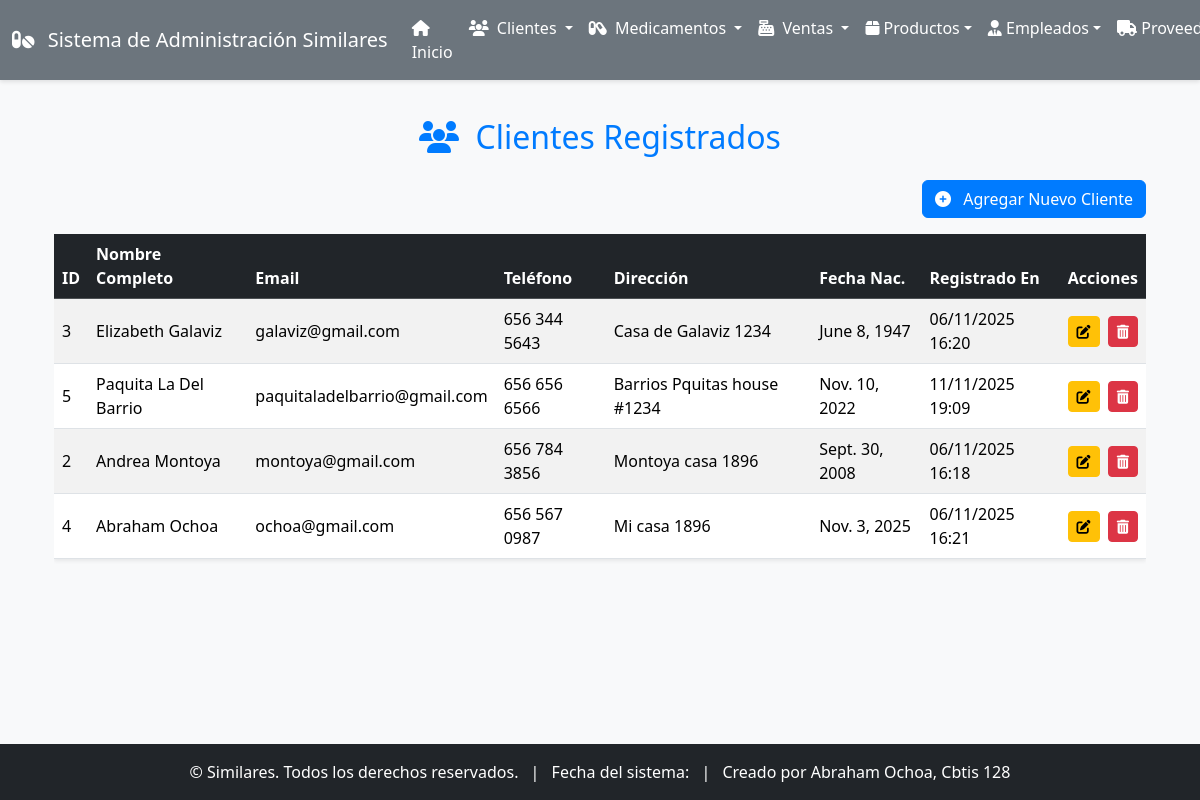
/clientes/, run on the app's committed database.
### app_Similares/models.py (models this page shows, shortened)
class Cliente(models.Model):
    nombre = models.CharField(max_length=100)
    apellido = models.CharField(max_length=100)
    email = models.EmailField(unique=True)
    telefono = models.CharField(max_length=15)
    direccion = models.CharField(max_length=200)
    fecha_nacimiento = models.DateField(null=True, blank=True)
    registrado_en = models.DateTimeField(auto_now_add=True)

### app_Similares/views.py (the view)
# urls.py: path('clientes/', views.ver_clientes, name='ver_clientes'),
def ver_clientes(request):
    clientes = Cliente.objects.all().order_by('apellido')
    return render(request, 'app_Similares/clientes/ver_clientes.html', {'clientes': clientes})

### app_Similares/templates/app_Similares/clientes/ver_clientes.html (shortened to what this page needs)
{% extends 'app_Similares/base.html' %}
{% block content %}
<div class="container mt-4">
    <h2 class="mb-4 text-center" style="color: #007bff;"><i class="fas fa-users me-2"></i> Clientes Registrados</h2>
    <div class="text-end mb-3">
        <a href="{% url 'agregar_cliente' %}" class="btn btn-primary"><i class="fas fa-plus-circle me-2"></i> Agregar Nuevo Cliente</a>
    </div>
    {% if clientes %}
    <div class="table-responsive">
        <table class="table table-striped table-hover align-middle">
            <thead class="table-dark">
                <tr>
                    <th>ID</th>
                    <th>Nombre Completo</th>
                    <th>Email</th>
                    <th>Teléfono</th>
                    <th>Dirección</th>
                    <th>Fecha Nac.</th>
                    <th>Registrado En</th>
                    <th class="text-center">Acciones</th>
                </tr>
            </thead>
            <tbody>
                {% for cliente in clientes %}
                <tr>
                    <td>{{ cliente.id }}</td>
                    <td>{{ cliente.nombre }} {{ cliente.apellido }}</td>
                    <td>{{ cliente.email }}</td>
                    <td>{{ cliente.telefono|default_if_none:"N/A" }}</td>
                    <td>{{ cliente.direccion|default_if_none:"N/A" }}</td>
                    <td>{{ cliente.fecha_nacimiento|default_if_none:"N/A" }}</td>
                    <td>{{ cliente.registrado_en|date:"d/m/Y H:i" }}</td>
                    <td class="text-center">
                        <a href="{% url 'actualizar_cliente' cliente.pk %}" class="btn btn-warning btn-sm me-1" title="Editar">
                            <i class="fas fa-edit"></i>
                        </a>
                        <form action="{% url 'borrar_cliente' cliente.pk %}" method="post" class="d-inline" onsubmit="return confirm('¿Estás seguro de que quieres borrar a este cliente?');">
                            <button type="submit" class="btn btn-danger btn-sm" title="Eliminar">
                                <i class="fas fa-trash-alt"></i>
                            </button>
                        </form>
                    </td>
                </tr>
                {% endfor %}
            </tbody>
        </table>
    </div>
    {% else %}
    <div class="alert alert-info text-center" role="alert">
        No hay clientes registrados aún. ¡Añade uno nuevo!
    </div>
    {% endif %}
</div>
{% endblock %}

### app_Similares/templates/app_Similares/base.html (shortened to what this page needs)
<!DOCTYPE html>
<html lang="es">
<head>
    <link href="https://cdn.jsdelivr.net/npm/bootstrap@5.3.3/dist/css/bootstrap.min.css" rel="stylesheet">
    <link rel="stylesheet" href="https://cdnjs.cloudflare.com/ajax/libs/font-awesome/6.5.2/css/all.min.css" />
</head>
<body>
    {% include 'app_Similares/navbar.html' %}
    <div class="content container mt-4">
        {% block content %}{% endblock %}
    </div>
    {% include 'app_Similares/footer.html' %}
</body>
</html>

### app_Similares/templates/app_Similares/navbar.html (shortened to what this page needs)
<nav class="navbar navbar-expand-lg navbar-dark navbar-custom fixed-top">
    <div class="container-fluid">
        <a class="navbar-brand" href="{% url 'inicio_similares' %}">
            <i class="fas fa-pills me-2"></i> Sistema de Administración Similares
        </a>
        <div class="collapse navbar-collapse" id="navbarNavDropdown">
            <ul class="navbar-nav ms-auto">
                <li class="nav-item">
                    <a class="nav-link" aria-current="page" href="{% url 'inicio_similares' %}">
                        <i class="fas fa-home me-1"></i> Inicio
                    </a>
                </li>
                <li class="nav-item dropdown">
                    <a class="nav-link dropdown-toggle" href="#" id="navbarDropdownCliente" role="button" data-bs-toggle="dropdown" aria-expanded="false">
                        <i class="fas fa-users me-1"></i> Clientes
                    </a>
                </li>
                <li class="nav-item dropdown">
                    <a class="nav-link dropdown-toggle" href="#" id="navbarDropdownMedicamentos" role="button" data-bs-toggle="dropdown" aria-expanded="false">
                        <i class="fas fa-capsules me-1"></i> Medicamentos
                    </a>
                </li>
                <li class="nav-item dropdown">
                    <a class="nav-link dropdown-toggle" href="#" id="navbarDropdownVentas" role="button" data-bs-toggle="dropdown" aria-expanded="false">
                        <i class="fas fa-cash-register me-1"></i> Ventas
                    </a>
                </li>
                <li class="nav-item dropdown">
                    <a class="nav-link dropdown-toggle" href="#" data-bs-toggle="dropdown"><i class="fas fa-box"></i> Productos</a>
                </li>
                <li class="nav-item dropdown">
                    <a class="nav-link dropdown-toggle" href="#" data-bs-toggle="dropdown"><i class="fas fa-user-tie"></i> Empleados</a>
                </li>
                <li class="nav-item dropdown">
                    <a class="nav-link dropdown-toggle" href="#" data-bs-toggle="dropdown"><i class="fas fa-truck"></i> Proveedores</a>
                </li>
            </ul>
        </div>
    </div>
</nav>

### app_Similares/templates/app_Similares/footer.html
<footer class="footer mt-auto py-3 bg-dark text-white">
    <div class="container text-center">
        <span>&copy; {{ "now"|date:"Y" }} Similares. Todos los derechos reservados.</span>
        <span class="mx-2">|</span>
        <span>Fecha del sistema: {{ "now"|date:"d/m/Y H:i:s" }}</span>
        <span class="mx-2">|</span>
        <span>Creado por Abraham Ochoa, Cbtis 128</span>
    </div>
</footer>

### app_Similares/templates/app_Similares/base.html (style rules this page uses)
body { display: flex; flex-direction: column; min-height: 100vh; background-color: #f8f9fa; }
.content { flex: 1; padding-top: 70px; padding-bottom: 60px; }
.footer { position: fixed; bottom: 0; width: 100%; background-color: #343a40; color: white; padding: 15px 0; text-align: center; }
.navbar-custom { background-color: #6c757d; box-shadow: 0 2px 4px rgba(0,0,0,.1); }
.navbar-brand, .nav-link { color: white !important; }
.table { background-color: #ffffff; box-shadow: 0 0.125rem 0.25rem rgba(0,0,0,.075); }
.table-striped tbody tr:nth-of-type(odd) { background-color: rgba(0,0,0,.05); }
.btn-primary { background-color: #007bff; border-color: #007bff; }
.btn-warning { background-color: #ffc107; border-color: #ffc107; }
.btn-danger { background-color: #dc3545; border-color: #dc3545; }

### data on the page
Cliente: id "3", nombre "Elizabeth", apellido "Galaviz", email "galaviz@gmail.com", telefono "656 344 5643", direccion "Casa de Galaviz 1234", fecha_nacimiento "June 8, 1947", registrado_en "06/11/2025 16:20"
Cliente: id "5", nombre "Paquita", apellido "La Del Barrio", email "paquitaladelbarrio@gmail.com", telefono "656 656 6566", direccion "Barrios Pquitas house #1234", fecha_nacimiento "Nov. 10, 2022", registrado_en "11/11/2025 19:09"
Cliente: id "2", nombre "Andrea", apellido "Montoya", email "montoya@gmail.com", telefono "656 784 3856", direccion "Montoya casa 1896", fecha_nacimiento "Sept. 30, 2008", registrado_en "06/11/2025 16:18"
Cliente: id "4", nombre "Abraham", apellido "Ochoa", email "ochoa@gmail.com", telefono "656 567 0987", direccion "Mi casa 1896", fecha_nacimiento "Nov. 3, 2025", registrado_en "06/11/2025 16:21"
